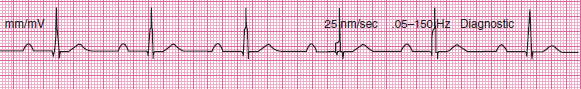
#> input picture eunacom-mobile/book/figura_bloqueo_av_1er_grado.png, 581 x 89 px, found by its file name
$ python trim_english_text_from_av_blocks.py
#> lines starting #> are read from the running program, lines starting #| are printed output that depends on the picture
import os
from PIL import Image

galeria_dir = r'd:\Anti\Eunacom\eunacom-app-v2\book\figuras_galeria'

av_files = [
    'figura_bloqueo_av_1er_grado.png',
    'figura_bloqueo_av_2do_grado_mobitz_1_wenckebach.png',
    'figura_bloqueo_av_2do_grado_mobitz_2.png',
    'figura_bloqueo_av_3er_grado_completo.png'
]

print("=== TRIMMING ANY REMAINING ENGLISH TEXT FROM AV BLOCK GRAPHS ===")

for fname in av_files:
    fp = os.path.join(galeria_dir, fname)
    if os.path.exists(fp):
        with Image.open(fp) as img:
#> img is the input picture: PIL image 581x89 RGBA; mean R, G, B, A 234.3, 194.7, 212.8, 255
            w, h = img.size
#> w = 581; h = 89
            # Crop off the bottom ~30px where English text is located, leaving ONLY the graph
            graph_only = img.crop((0, 0, w, int(h * 0.72)))
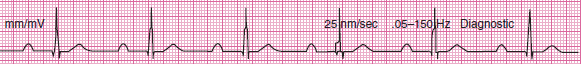
#> graph_only: PIL image 581x64 RGBA; mean R, G, B, A 231.2, 191.2, 209.4, 255
            graph_only.save(fp, 'PNG')
            print(f"  [*] Trimmed {fname} -> Graph Only ({w}x{int(h*0.72)} px)")
#|   [*] Trimmed figura_bloqueo_av_1er_grado.png -> Graph Only (581x64 px)
#> pass 2 of the loop `for fname in av_files:`:
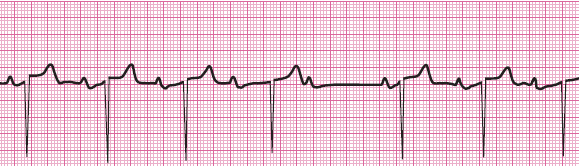
#> input picture eunacom-mobile/book/figura_bloqueo_av_2do_grado_mobitz_1_wenckebach.png, 579 x 166 px, found by its file name
#> img is the input picture: PIL image 579x166 RGBA; mean R, G, B, A 236.5, 200.6, 216.9, 255
#> `graph_only = img.crop((0, 0, w, int(h * 0.72)))`:
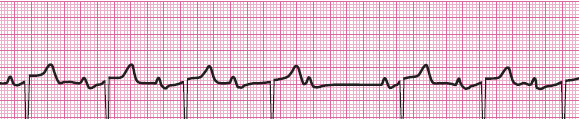
#> graph_only: PIL image 579x119 RGBA; mean R, G, B, A 235.4, 199.4, 215.8, 255
#|   [*] Trimmed figura_bloqueo_av_2do_grado_mobitz_1_wenckebach.png -> Graph Only (579x119 px)
#> pass 3 of the loop `for fname in av_files:`:
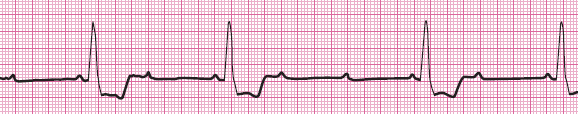
#> input picture eunacom-mobile/book/figura_bloqueo_av_2do_grado_mobitz_2.png, 578 x 114 px, found by its file name
#> img is the input picture: PIL image 578x114 RGBA; mean R, G, B, A 236.4, 200.8, 217, 255
#> `graph_only = img.crop((0, 0, w, int(h * 0.72)))`:
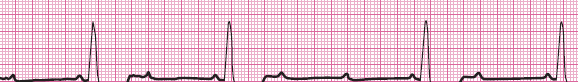
#> graph_only: PIL image 578x82 RGBA; mean R, G, B, A 235.2, 199, 215.5, 255
#|   [*] Trimmed figura_bloqueo_av_2do_grado_mobitz_2.png -> Graph Only (578x82 px)
#> the loop made 4 passes; the first 3 are shown
